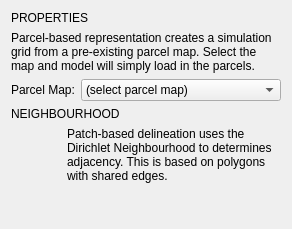
            <widget class="QWidget" name="scrollAreaWidgetContents_6">
             <property name="geometry">
              <rect>
               <x>0</x>
               <y>0</y>
               <width>292</width>
               <height>229</height>
              </rect>
             </property>
             <layout class="QVBoxLayout" name="verticalLayout_13">
              <item>
               <widget class="QLabel" name="parcel_lbl">
                <property name="whatsThis">
                 <string>Width of the square cell in the city grid in metres</string>
                </property>
                <property name="text">
                 <string>PROPERTIES</string>
                </property>
               </widget>
              </item>
              <item>
               <widget class="QLabel" name="parcel_descr">
                <property name="whatsThis">
                 <string>Width of the square cell in the city grid in metres</string>
                </property>
                <property name="text">
                 <string>Parcel-based representation creates a simulation grid from a pre-existing parcel map. Select the map and model will simply load in the parcels.</string>
                </property>
                <property name="wordWrap">
                 <bool>true</bool>
                </property>
               </widget>
              </item>
              <item>
               <widget class="QWidget" name="parcel_widget_params" native="true">
                <layout class="QGridLayout" name="gridLayout_11">
                 <property name="leftMargin">
                  <number>0</number>
                 </property>
                 <property name="topMargin">
                  <number>0</number>
                 </property>
                 <property name="rightMargin">
                  <number>0</number>
                 </property>
                 <property name="bottomMargin">
                  <number>0</number>
                 </property>
                 <item row="0" column="3">
                  <spacer name="horizontalSpacer_2">
                   <property name="orientation">
                    <enum>Qt::Horizontal</enum>
                   </property>
                   <property name="sizeHint" stdset="0">
                    <size>
                     <width>20</width>
                     <height>20</height>
                    </size>
                   </property>
                  </spacer>
                 </item>
                 <item row="0" column="0">
                  <widget class="QLabel" name="parcel_map_lbl">
                   <property name="whatsThis">
                    <string>Width of the square cell in the city grid in metres</string>
                   </property>
                   <property name="text">
                    <string>Parcel Map:</string>
                   </property>
                  </widget>
                 </item>
                 <item row="0" column="2">
                  <widget class="QComboBox" name="parcel_combo">
                   <property name="minimumSize">
                    <size>
                     <width>200</width>
                     <height>0</height>
                    </size>
                   </property>
                   <item>
                    <property name="text">
                     <string>(select parcel map)</string>
                    </property>
                   </item>
                  </widget>
                 </item>
                 <item row="0" column="1">
                  <spacer name="horizontalSpacer_3">
                   <property name="orientation">
                    <enum>Qt::Horizontal</enum>
                   </property>
                   <property name="sizeType">
                    <enum>QSizePolicy::Preferred</enum>
                   </property>
                   <property name="sizeHint" stdset="0">
                    <size>
                     <width>10</width>
                     <height>10</height>
                    </size>
                   </property>
                  </spacer>
                 </item>
                </layout>
               </widget>
              </item>
              <item>
               <widget class="QLabel" name="parcel_neigh_title">
                <property name="enabled">
                 <bool>true</bool>
                </property>
                <property name="whatsThis">
                 <string>Width of the square cell in the city grid in metres</string>
                </property>
                <property name="text">
                 <string>NEIGHBOURHOOD</string>
                </property>
               </widget>
              </item>
              <item>
               <widget class="QWidget" name="parcel_neigh_frame" native="true">
                <property name="enabled">
                 <bool>true</bool>
                </property>
                <layout class="QGridLayout" name="gridLayout_16">
                 <property name="leftMargin">
                  <number>0</number>
                 </property>
                 <property name="topMargin">
                  <number>0</number>
                 </property>
                 <property name="rightMargin">
                  <number>0</number>
                 </property>
                 <property name="bottomMargin">
                  <number>0</number>
                 </property>
                 <item row="0" column="0">
                  <widget class="QLabel" name="img_borders_5">
                   <property name="enabled">
                    <bool>true</bool>
                   </property>
                   <property name="minimumSize">
                    <size>
                     <width>50</width>
                     <height>50</height>
                    </size>
                   </property>
                   <property name="maximumSize">
                    <size>
                     <width>50</width>
                     <height>50</height>
                    </size>
                   </property>
                   <property name="text">
                    <string/>
                   </property>
                   <property name="pixmap">
                    <pixmap resource="../../../../../Dropbox/UrbanBEATS Master Project/graphics/ubeats.qrc">:/images/images/md_spatial_patchedges.png</pixmap>
                   </property>
                  </widget>
                 </item>
                 <item row="0" column="1">
                  <widget class="QLabel" name="parcel_neigh_descr">
                   <property name="enabled">
                    <bool>true</bool>
                   </property>
                   <property name="text">
                    <string>&lt;html&gt;&lt;head/&gt;&lt;body&gt;&lt;p&gt;Patch-based delineation uses the Dirichlet Neighbourhood to determines adjacency. This is based on polygons with shared edges.&lt;/p&gt;&lt;/body&gt;&lt;/html&gt;</string>
                   </property>
                   <property name="wordWrap">
                    <bool>true</bool>
                   </property>
                  </widget>
                 </item>
                </layout>
               </widget>
              </item>
              <item>
               <widget class="QWidget" name="raster_neigh_frame_3" native="true">
                <property name="enabled">
                 <bool>true</bool>
                </property>
                <layout class="QGridLayout" name="gridLayout_15">
                 <property name="leftMargin">
                  <number>0</number>
                 </property>
                 <property name="topMargin">
                  <number>0</number>
                 </property>
                 <property name="rightMargin">
                  <number>0</number>
                 </property>
                 <property name="bottomMargin">
                  <number>0</number>
                 </property>
                </layout>
               </widget>
              </item>
              <item>
               <spacer name="verticalSpacer_6">
                <property name="orientation">
                 <enum>Qt::Vertical</enum>
                </property>
                <property name="sizeHint" stdset="0">
                 <size>
                  <width>20</width>
                  <height>40</height>
                 </size>
                </property>
               </spacer>
              </item>
             </layout>
            </widget>
